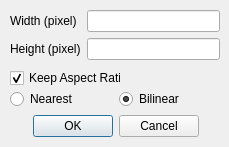
<?xml version="1.0" encoding="UTF-8"?>
<ui version="4.0">
 <class>DialogResize</class>
 <widget class="QDialog" name="DialogResize">
  <property name="geometry">
   <rect>
    <x>0</x>
    <y>0</y>
    <width>229</width>
    <height>147</height>
   </rect>
  </property>
  <property name="windowTitle">
   <string>Dialog</string>
  </property>
  <property name="windowIcon">
   <iconset resource="../icon.qrc">
    <normaloff>:/icon/simpleProcessing.ico</normaloff>:/icon/simpleProcessing.ico</iconset>
  </property>
  <widget class="QDialogButtonBox" name="buttonBox">
   <property name="geometry">
    <rect>
     <x>10</x>
     <y>110</y>
     <width>211</width>
     <height>32</height>
    </rect>
   </property>
   <property name="orientation">
    <enum>Qt::Horizontal</enum>
   </property>
   <property name="standardButtons">
    <set>QDialogButtonBox::Cancel|QDialogButtonBox::Ok</set>
   </property>
   <property name="centerButtons">
    <bool>true</bool>
   </property>
  </widget>
  <widget class="QCheckBox" name="checkBox_keepAspect">
   <property name="geometry">
    <rect>
     <x>10</x>
     <y>70</y>
     <width>111</width>
     <height>16</height>
    </rect>
   </property>
   <property name="text">
    <string>Keep Aspect Ratio</string>
   </property>
   <property name="checked">
    <bool>true</bool>
   </property>
  </widget>
  <widget class="QWidget" name="layoutWidget">
   <property name="geometry">
    <rect>
     <x>10</x>
     <y>10</y>
     <width>210</width>
     <height>50</height>
    </rect>
   </property>
   <layout class="QHBoxLayout" name="horizontalLayout">
    <item>
     <layout class="QVBoxLayout" name="verticalLayout">
      <item>
       <widget class="QLabel" name="label">
        <property name="text">
         <string>Width (pixel)</string>
        </property>
       </widget>
      </item>
      <item>
       <widget class="QLabel" name="label_2">
        <property name="text">
         <string>Height (pixel)</string>
        </property>
       </widget>
      </item>
     </layout>
    </item>
    <item>
     <layout class="QVBoxLayout" name="verticalLayout_2">
      <item>
       <widget class="QLineEdit" name="lineEdit_resizeW">
        <property name="inputMethodHints">
         <set>Qt::ImhDigitsOnly</set>
        </property>
        <property name="maxLength">
         <number>4</number>
        </property>
       </widget>
      </item>
      <item>
       <widget class="QLineEdit" name="lineEdit_resizeH">
        <property name="inputMethodHints">
         <set>Qt::ImhDigitsOnly</set>
        </property>
        <property name="maxLength">
         <number>4</number>
        </property>
       </widget>
      </item>
     </layout>
    </item>
   </layout>
  </widget>
  <widget class="QWidget" name="">
   <property name="geometry">
    <rect>
     <x>10</x>
     <y>90</y>
     <width>211</width>
     <height>18</height>
    </rect>
   </property>
   <layout class="QHBoxLayout" name="horizontalLayout_2">
    <item>
     <widget class="QRadioButton" name="radioButton_nearestResize">
      <property name="text">
       <string>Nearest</string>
      </property>
     </widget>
    </item>
    <item>
     <widget class="QRadioButton" name="radioButton_bilinearResize">
      <property name="text">
       <string>Bilinear</string>
      </property>
      <property name="checked">
       <bool>true</bool>
      </property>
     </widget>
    </item>
   </layout>
  </widget>
 </widget>
 <resources>
  <include location="../icon.qrc"/>
 </resources>
 <connections>
  <connection>
   <sender>buttonBox</sender>
   <signal>accepted()</signal>
   <receiver>DialogResize</receiver>
   <slot>accept()</slot>
   <hints>
    <hint type="sourcelabel">
     <x>248</x>
     <y>254</y>
    </hint>
    <hint type="destinationlabel">
     <x>157</x>
     <y>274</y>
    </hint>
   </hints>
  </connection>
  <connection>
   <sender>buttonBox</sender>
   <signal>rejected()</signal>
   <receiver>DialogResize</receiver>
   <slot>reject()</slot>
   <hints>
    <hint type="sourcelabel">
     <x>316</x>
     <y>260</y>
    </hint>
    <hint type="destinationlabel">
     <x>286</x>
     <y>274</y>
    </hint>
   </hints>
  </connection>
 </connections>
</ui>
